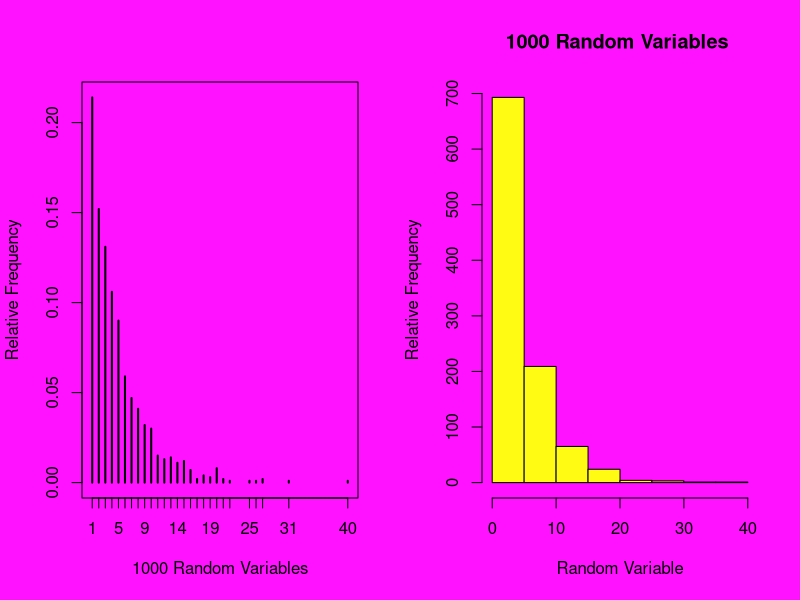

Write the R code that produced this figure.
p <- 0.2
variables <- 1000 

x <- rgeom(variables, p) + 1  
mean_x <- mean(x) 
var_x <- var(x) 
sd_x <- sd(x) 


print(paste(length(x)))
print(paste(round(mean_x, 2)))
print(paste(round(var_x, 2)))
print(paste(round(sd_x, 2)))

par(mfrow = c(1,2),bg = "#FF12FF")
plot(table(x)/length(x),
     xlab = "1000 Random Variables",
     ylab = "Relative Frequency",
     type = "h")

hist(x, main = "1000 Random Variables ",
     xlab = "Random Variable", 
     ylab = "Relative Frequency", 
     col = "#FFFB12")
